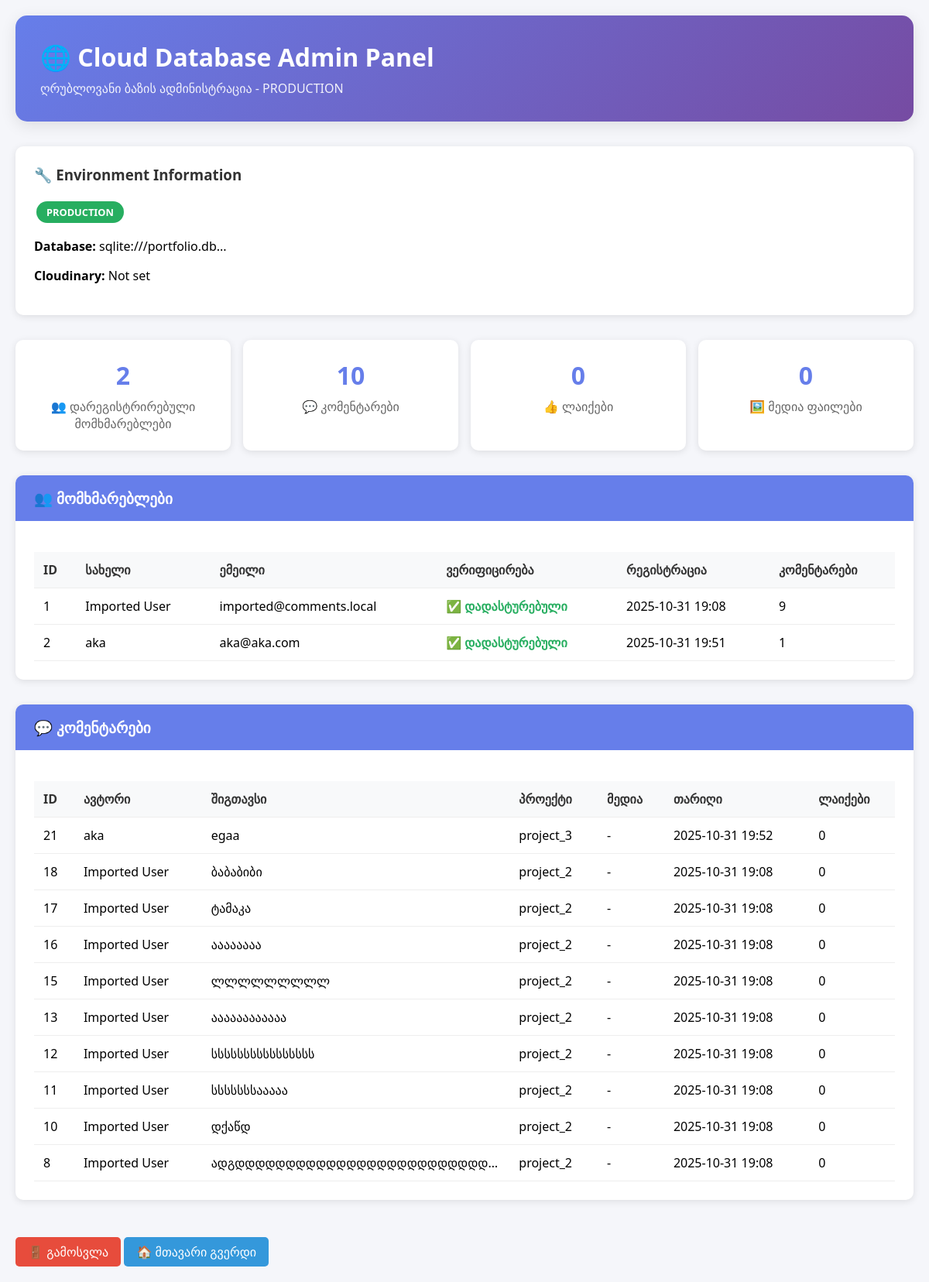
The page /cloud-admin (signed in) on the database as committed earlier.
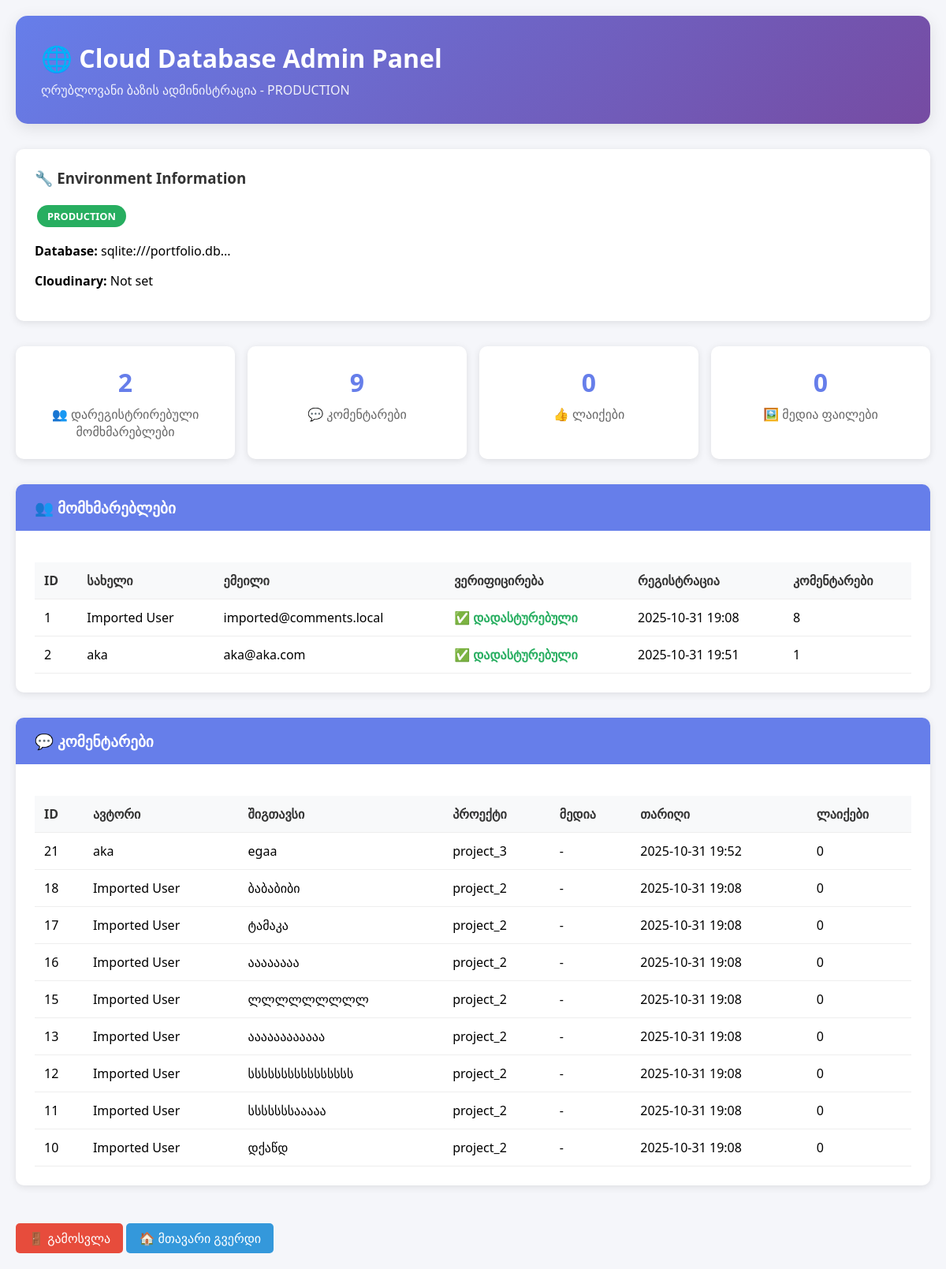
The same page on the database as committed later.
### models.py (models this page shows, shortened)
class User(UserMixin, db.Model):
    id = db.Column(db.Integer, primary_key=True)
    name = db.Column(db.String(50), nullable=False)
    email = db.Column(db.String(120), unique=True, nullable=False)
    password_hash = db.Column(db.String(128), nullable=False)
    email_verified = db.Column(db.Boolean, default=False, nullable=False)
    verification_token = db.Column(db.String(100), nullable=True)
    reset_token = db.Column(db.String(100), nullable=True)
    reset_token_expires = db.Column(db.DateTime, nullable=True)
    created_at = db.Column(db.DateTime, default=datetime.utcnow)
    is_active = db.Column(db.Boolean, default=True)
    comments = db.relationship('Comment', backref='author', lazy=True)

class Comment(db.Model):
    id = db.Column(db.Integer, primary_key=True)
    content = db.Column(db.Text, nullable=False)
    project_id = db.Column(db.String(50), nullable=False)
    user_id = db.Column(db.Integer, db.ForeignKey('user.id'), nullable=False)  # Required for registered users only
    parent_id = db.Column(db.Integer, db.ForeignKey('comment.id'), nullable=True)
    media_urls = db.Column(db.Text, nullable=True)  # JSON array of Cloudinary URLs
    created_at = db.Column(db.DateTime, default=datetime.utcnow)
    replies = db.relationship('Comment', backref=db.backref('parent', remote_side=[id]), lazy=True)
    likes = db.relationship('Like', backref='comment', lazy=True, cascade='all, delete-orphan')
    def get_like_count(self):
        return len(self.likes)

### app.py (the view, shortened to what this page needs)
@app.route('/cloud-admin', methods=['GET', 'POST'])
def cloud_admin():
    if not session.get('cloud_admin'):
        return render_template('cloud_admin_login.html')
    try:
        users = User.query.all()
        comments = Comment.query.order_by(Comment.created_at.desc()).all()
        likes = Like.query.all()
        env_info = {
            'database_url': os.environ.get('DATABASE_URL', 'Local SQLite'),
            'cloudinary_cloud': os.environ.get('CLOUDINARY_CLOUD_NAME', 'Not set'),
            'environment': 'PRODUCTION' if os.environ.get('DATABASE_URL') else 'DEVELOPMENT'
        }
        return render_template('cloud_admin_panel.html',
                             users=users,
                             comments=comments,
                             likes=likes,
                             env_info=env_info)
    except Exception as e:
        flash(f'Database error: {e}', 'error')
        return render_template('cloud_admin_login.html')

### templates/cloud_admin_panel.html (shortened to what this page needs)
<!DOCTYPE html>
<html lang="ka">
<head>
</head>
<body>
    <div class="container">
        <div class="header">
            <h1>🌐 Cloud Database Admin Panel</h1>
            <p>ღრუბლოვანი ბაზის ადმინისტრაცია - {{ env_info.environment }}</p>
        </div>
        <div class="env-info">
            <h3>🔧 Environment Information</h3>
            <div>
                <span class="env-badge {% if env_info.environment == 'PRODUCTION' %}env-production{% else %}env-development{% endif %}">
                    {{ env_info.environment }}
                </span>
            </div>
            <p><strong>Database:</strong> {{ env_info.database_url[:50] }}...</p>
            <p><strong>Cloudinary:</strong> {{ env_info.cloudinary_cloud }}</p>
        </div>
        <div class="stats">
            <div class="stat-card">
                <div class="stat-number">{{ users|length }}</div>
                <div class="stat-label">👥 დარეგისტრირებული მომხმარებლები</div>
            </div>
            <div class="stat-card">
                <div class="stat-number">{{ comments|length }}</div>
                <div class="stat-label">💬 კომენტარები</div>
            </div>
            <div class="stat-card">
                <div class="stat-number">{{ likes|length }}</div>
                <div class="stat-label">👍 ლაიქები</div>
            </div>
            <div class="stat-card">
                <div class="stat-number">{{ comments|selectattr('media_url')|list|length }}</div>
                <div class="stat-label">🖼️ მედია ფაილები</div>
            </div>
        </div>
        <div class="section">
            <div class="section-header">👥 მომხმარებლები</div>
            <div class="section-content">
                {% if users %}
                <table class="data-table">
                    <thead>
                        <tr>
                            <th>ID</th>
                            <th>სახელი</th>
                            <th>ემეილი</th>
                            <th>ვერიფიცირება</th>
                            <th>რეგისტრაცია</th>
                            <th>კომენტარები</th>
                        </tr>
                    </thead>
                    <tbody>
                        {% for user in users %}
                        <tr>
                            <td>{{ user.id }}</td>
                            <td>{{ user.name }}</td>
                            <td>{{ user.email }}</td>
                            <td>
                                {% if user.email_verified %}
                                    <span class="user-verified">✅ დადასტურებული</span>
                                {% else %}
                                    <span class="user-unverified">⏳ მოლოდინში</span>
                                {% endif %}
                            </td>
                            <td>{{ user.created_at.strftime('%Y-%m-%d %H:%M') if user.created_at else 'N/A' }}</td>
                            <td>{{ user.comments|length }}</td>
                        </tr>
                        {% endfor %}
                    </tbody>
                </table>
                {% else %}
                <p>მომხმარებლები ჯერ არ არის დარეგისტრირებული.</p>
                {% endif %}
            </div>
        </div>
        <div class="section">
            <div class="section-header">💬 კომენტარები</div>
            <div class="section-content">
                {% if comments %}
                <table class="data-table">
                    <thead>
                        <tr>
                            <th>ID</th>
                            <th>ავტორი</th>
                            <th>შიგთავსი</th>
                            <th>პროექტი</th>
                            <th>მედია</th>
                            <th>თარიღი</th>
                            <th>ლაიქები</th>
                        </tr>
                    </thead>
                    <tbody>
                        {% for comment in comments %}
                        <tr>
                            <td>{{ comment.id }}</td>
                            <td>{{ comment.author.name if comment.author else 'ანონიმური' }}</td>
                            <td class="comment-content">{{ comment.content[:100] }}{% if comment.content|length > 100 %}...{% endif %}</td>
                            <td>{{ comment.project_id }}</td>
                            <td>
                                {% if comment.media_url %}
                                    <a href="{{ comment.media_url }}" target="_blank" class="media-link">📷 სურათი</a>
                                {% else %}
                                    -
                                {% endif %}
                            </td>
                            <td>{{ comment.created_at.strftime('%Y-%m-%d %H:%M') if comment.created_at else 'N/A' }}</td>
                            <td>{{ comment.get_like_count() }}</td>
                        </tr>
                        {% endfor %}
                    </tbody>
                </table>
                {% else %}
                <p>კომენტარები ჯერ არ არის.</p>
                {% endif %}
            </div>
        </div>
        <a href="{{ url_for('cloud_admin_logout') }}" class="logout-btn">🚪 გამოსვლა</a>
        <a href="{{ url_for('index') }}" class="logout-btn" style="background: #3498db;">🏠 მთავარი გვერდი</a>
    </div>
</body>
</html>

### templates/cloud_admin_panel.html (style rules this page uses)
body { font-family: 'Segoe UI', Tahoma, Geneva, Verdana, sans-serif; background: #f5f6fa; margin: 0; padding: 20px; }
.container { max-width: 1200px; margin: 0 auto; }
.header { background: linear-gradient(135deg, #667eea 0%, #764ba2 100%); color: white; padding: 2rem; border-radius: 15px; margin-bottom: 2rem; box-shadow: 0 5px 20px rgba(0,0,0,0.1); }
.header h1 { margin: 0; font-size: 2rem; }
.header p { margin: 0.5rem 0 0 0; opacity: 0.9; }
.env-info { background: white; padding: 1.5rem; border-radius: 10px; margin-bottom: 2rem; box-shadow: 0 2px 10px rgba(0,0,0,0.1); }
.env-info h3 { margin-top: 0; color: #333; }
.env-badge { display: inline-block; padding: 0.3rem 0.8rem; border-radius: 20px; font-size: 0.8rem; font-weight: bold; margin: 0.2rem; }
.env-production { background: #27ae60; color: white; }
.stats { display: grid; grid-template-columns: repeat(auto-fit, minmax(200px, 1fr)); gap: 1rem; margin-bottom: 2rem; }
.stat-card { background: white; padding: 1.5rem; border-radius: 10px; text-align: center; box-shadow: 0 2px 10px rgba(0,0,0,0.1); }
.stat-number { font-size: 2rem; font-weight: bold; color: #667eea; }
.stat-label { color: #666; margin-top: 0.5rem; }
.section { background: white; margin-bottom: 2rem; border-radius: 10px; overflow: hidden; box-shadow: 0 2px 10px rgba(0,0,0,0.1); }
.section-header { background: #667eea; color: white; padding: 1rem 1.5rem; font-size: 1.2rem; font-weight: bold; }
.section-content { padding: 1.5rem; }
.data-table { width: 100%; border-collapse: collapse; margin-top: 1rem; }
.data-table th, .data-table td { padding: 0.75rem; text-align: left; border-bottom: 1px solid #eee; }
.data-table th { background: #f8f9fa; font-weight: 600; color: #333; }
.user-verified { color: #27ae60; font-weight: bold; }
.comment-content { max-width: 300px; overflow: hidden; text-overflow: ellipsis; white-space: nowrap; }
.logout-btn { background: #e74c3c; color: white; padding: 0.5rem 1rem; border: none; border-radius: 5px; cursor: pointer; text-decoration: none; display: inline-block; margin-top: 1rem; }

Rows that differ between the two databases and show on the page:
removed Comment: id "8", author "Imported User", content "ადგდდდდდდდდდდდდდდდდდდდდდდდდდ…", project_id "project_2", created_at "2025-10-31 19:08", get_like_count "0"
computed for User "Imported User": comments|length "9" → "8"
Other text that changed with them:
{{ comments|length }}: "10" → "9"
